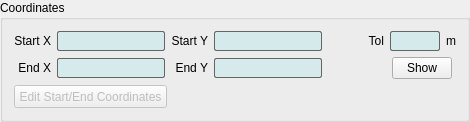
           <widget class="QGroupBox" name="groupBox">
            <property name="minimumSize">
             <size>
              <width>421</width>
              <height>115</height>
             </size>
            </property>
            <property name="maximumSize">
             <size>
              <width>16777215</width>
              <height>125</height>
             </size>
            </property>
            <property name="title">
             <string>Coordinates</string>
            </property>
            <layout class="QGridLayout" name="gridLayout_24">
             <item row="0" column="0">
              <layout class="QGridLayout" name="gridLayout_15">
               <item row="1" column="2">
                <widget class="QLabel" name="endYLabel">
                 <property name="layoutDirection">
                  <enum>Qt::LeftToRight</enum>
                 </property>
                 <property name="autoFillBackground">
                  <bool>false</bool>
                 </property>
                 <property name="text">
                  <string>End Y</string>
                 </property>
                 <property name="alignment">
                  <set>Qt::AlignRight|Qt::AlignTrailing|Qt::AlignVCenter</set>
                 </property>
                </widget>
               </item>
               <item row="1" column="1">
                <widget class="QLineEdit" name="endXLineEdit">
                 <property name="sizePolicy">
                  <sizepolicy hsizetype="Expanding" vsizetype="Expanding">
                   <horstretch>0</horstretch>
                   <verstretch>0</verstretch>
                  </sizepolicy>
                 </property>
                 <property name="minimumSize">
                  <size>
                   <width>106</width>
                   <height>20</height>
                  </size>
                 </property>
                 <property name="maximumSize">
                  <size>
                   <width>16777215</width>
                   <height>20</height>
                  </size>
                 </property>
                 <property name="styleSheet">
                  <string notr="true">border-width:0.5px;
border-style: solid;
border-radius: 2px;
border-color:  rgb(100,100,100);
background-color: rgb(213, 234, 234);</string>
                 </property>
                 <property name="readOnly">
                  <bool>true</bool>
                 </property>
                </widget>
               </item>
               <item row="1" column="0">
                <widget class="QLabel" name="endXLabel">
                 <property name="text">
                  <string>End X</string>
                 </property>
                 <property name="alignment">
                  <set>Qt::AlignRight|Qt::AlignTrailing|Qt::AlignVCenter</set>
                 </property>
                </widget>
               </item>
               <item row="0" column="4">
                <layout class="QHBoxLayout" name="horizontalLayout_3">
                 <item>
                  <spacer name="horizontalSpacer_18">
                   <property name="orientation">
                    <enum>Qt::Horizontal</enum>
                   </property>
                   <property name="sizeHint" stdset="0">
                    <size>
                     <width>40</width>
                     <height>20</height>
                    </size>
                   </property>
                  </spacer>
                 </item>
                 <item>
                  <widget class="QLabel" name="tolLabel">
                   <property name="text">
                    <string>Tol</string>
                   </property>
                   <property name="alignment">
                    <set>Qt::AlignRight|Qt::AlignTrailing|Qt::AlignVCenter</set>
                   </property>
                  </widget>
                 </item>
                 <item>
                  <widget class="QLineEdit" name="tolLineEdit">
                   <property name="sizePolicy">
                    <sizepolicy hsizetype="Expanding" vsizetype="Expanding">
                     <horstretch>0</horstretch>
                     <verstretch>0</verstretch>
                    </sizepolicy>
                   </property>
                   <property name="minimumSize">
                    <size>
                     <width>50</width>
                     <height>0</height>
                    </size>
                   </property>
                   <property name="maximumSize">
                    <size>
                     <width>50</width>
                     <height>20</height>
                    </size>
                   </property>
                   <property name="styleSheet">
                    <string notr="true">border-width:0.5px;
border-style: solid;
border-radius: 2px;
border-color:  rgb(100,100,100);
background-color: rgb(213, 234, 234);</string>
                   </property>
                   <property name="readOnly">
                    <bool>true</bool>
                   </property>
                  </widget>
                 </item>
                 <item>
                  <widget class="QLabel" name="label">
                   <property name="maximumSize">
                    <size>
                     <width>10</width>
                     <height>16777215</height>
                    </size>
                   </property>
                   <property name="text">
                    <string>m</string>
                   </property>
                  </widget>
                 </item>
                </layout>
               </item>
               <item row="0" column="2">
                <widget class="QLabel" name="startYLabel">
                 <property name="layoutDirection">
                  <enum>Qt::LeftToRight</enum>
                 </property>
                 <property name="text">
                  <string>Start Y</string>
                 </property>
                 <property name="alignment">
                  <set>Qt::AlignRight|Qt::AlignTrailing|Qt::AlignVCenter</set>
                 </property>
                </widget>
               </item>
               <item row="0" column="3">
                <widget class="QLineEdit" name="startYLineEdit">
                 <property name="sizePolicy">
                  <sizepolicy hsizetype="Expanding" vsizetype="Expanding">
                   <horstretch>0</horstretch>
                   <verstretch>0</verstretch>
                  </sizepolicy>
                 </property>
                 <property name="minimumSize">
                  <size>
                   <width>84</width>
                   <height>20</height>
                  </size>
                 </property>
                 <property name="maximumSize">
                  <size>
                   <width>16777215</width>
                   <height>20</height>
                  </size>
                 </property>
                 <property name="styleSheet">
                  <string notr="true">border-width:0.5px;
border-style: solid;
border-radius: 2px;
border-color:  rgb(100,100,100);
background-color: rgb(213, 234, 234);</string>
                 </property>
                 <property name="readOnly">
                  <bool>true</bool>
                 </property>
                </widget>
               </item>
               <item row="0" column="1">
                <widget class="QLineEdit" name="startXLineEdit">
                 <property name="sizePolicy">
                  <sizepolicy hsizetype="Expanding" vsizetype="Expanding">
                   <horstretch>0</horstretch>
                   <verstretch>0</verstretch>
                  </sizepolicy>
                 </property>
                 <property name="minimumSize">
                  <size>
                   <width>84</width>
                   <height>20</height>
                  </size>
                 </property>
                 <property name="maximumSize">
                  <size>
                   <width>16777215</width>
                   <height>20</height>
                  </size>
                 </property>
                 <property name="styleSheet">
                  <string notr="true">border-width:0.5px;
border-style: solid;
border-radius: 2px;
border-color:  rgb(100,100,100);
background-color: rgb(213, 234, 234);</string>
                 </property>
                 <property name="readOnly">
                  <bool>true</bool>
                 </property>
                </widget>
               </item>
               <item row="0" column="0">
                <widget class="QLabel" name="startXLabel">
                 <property name="text">
                  <string>Start X</string>
                 </property>
                 <property name="alignment">
                  <set>Qt::AlignRight|Qt::AlignTrailing|Qt::AlignVCenter</set>
                 </property>
                </widget>
               </item>
               <item row="1" column="4">
                <layout class="QHBoxLayout" name="horizontalLayout_11">
                 <item>
                  <spacer name="horizontalSpacer_4">
                   <property name="orientation">
                    <enum>Qt::Horizontal</enum>
                   </property>
                   <property name="sizeType">
                    <enum>QSizePolicy::Expanding</enum>
                   </property>
                   <property name="sizeHint" stdset="0">
                    <size>
                     <width>20</width>
                     <height>20</height>
                    </size>
                   </property>
                  </spacer>
                 </item>
                 <item>
                  <widget class="QPushButton" name="showPushButton">
                   <property name="maximumSize">
                    <size>
                     <width>60</width>
                     <height>25</height>
                    </size>
                   </property>
                   <property name="text">
                    <string>Show</string>
                   </property>
                  </widget>
                 </item>
                 <item>
                  <spacer name="horizontalSpacer_25">
                   <property name="orientation">
                    <enum>Qt::Horizontal</enum>
                   </property>
                   <property name="sizeType">
                    <enum>QSizePolicy::Fixed</enum>
                   </property>
                   <property name="sizeHint" stdset="0">
                    <size>
                     <width>4</width>
                     <height>20</height>
                    </size>
                   </property>
                  </spacer>
                 </item>
                </layout>
               </item>
               <item row="1" column="3">
                <widget class="QLineEdit" name="endYLineEdit">
                 <property name="sizePolicy">
                  <sizepolicy hsizetype="Expanding" vsizetype="Expanding">
                   <horstretch>0</horstretch>
                   <verstretch>0</verstretch>
                  </sizepolicy>
                 </property>
                 <property name="minimumSize">
                  <size>
                   <width>106</width>
                   <height>20</height>
                  </size>
                 </property>
                 <property name="maximumSize">
                  <size>
                   <width>16777215</width>
                   <height>20</height>
                  </size>
                 </property>
                 <property name="styleSheet">
                  <string notr="true">border-width:0.5px;
border-style: solid;
border-radius: 2px;
border-color:  rgb(100,100,100);
background-color: rgb(213, 234, 234);</string>
                 </property>
                 <property name="readOnly">
                  <bool>true</bool>
                 </property>
                </widget>
               </item>
              </layout>
             </item>
             <item row="1" column="0">
              <widget class="QPushButton" name="editCoordsPushButton">
               <property name="enabled">
                <bool>false</bool>
               </property>
               <property name="minimumSize">
                <size>
                 <width>0</width>
                 <height>23</height>
                </size>
               </property>
               <property name="maximumSize">
                <size>
                 <width>153</width>
                 <height>23</height>
                </size>
               </property>
               <property name="text">
                <string>Edit Start/End Coordinates</string>
               </property>
              </widget>
             </item>
            </layout>
           </widget>
